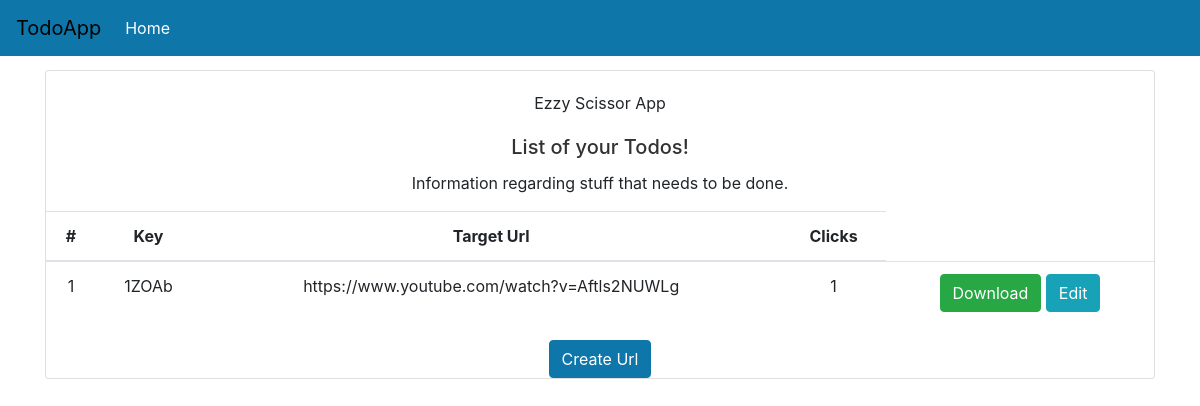
Before: / with the older database file.
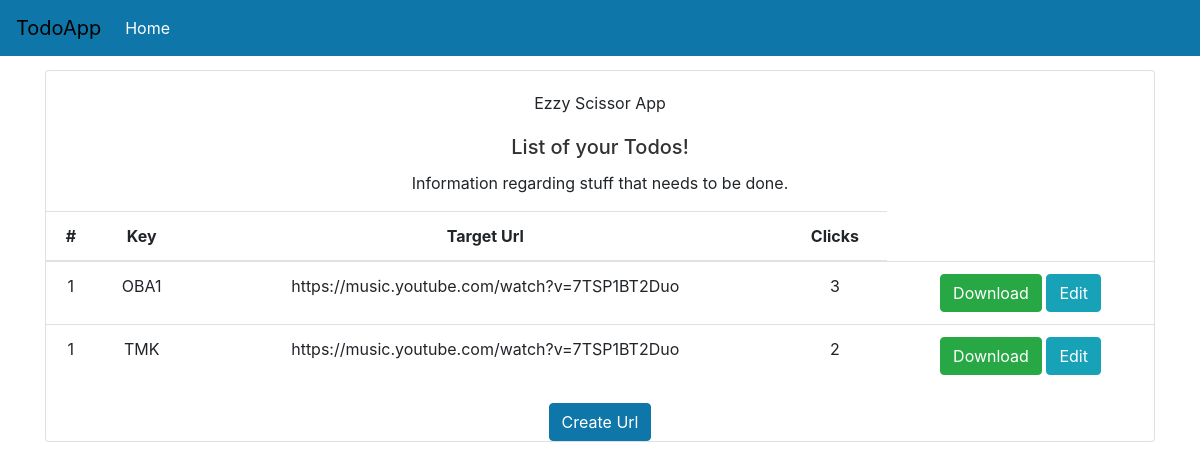
After: the same page with the newer database file.
### storage/model.py (models this page shows)
class URL(Base):
    __tablename__ = 'urls'
    id = Column(Integer, primary_key=True, index = True)
    target_url = Column(String, nullable= False)
    key = Column(String, nullable= False, unique=True)
    private_key = Column(String, nullable= False, unique=True)
    clicks = Column(Integer, default=0)
    is_active = Column(Boolean, default=True)
    date_created = Column(Date, nullable= False)
    qr_url = Column(String, nullable= True)
    owner_id = Column(Integer, ForeignKey("users.id"), default=0)
    owner = relationship("USER", back_populates = "urls")

### router/url.py (the view)
@router.get("/", response_class = HTMLResponse)
async def read_all_by_user(
    request:Request,
    db:Session=Depends(database.get_db)
):
    urls = db.query(model.URL).all()
    return templates.TemplateResponse("home.html", {"request": request, "urls": urls})

### templates/home.html (shortened to what this page needs)
{% include 'layout.html' %}
<div class="container">
    <div class="card text-center">
        <div class="card-body">
            Ezzy Scissor App
        </div>
        <div>
            <h5 class="card-title">List of your Todos!</h5>
            <p class="card-text">Information regarding stuff that needs to be done.</p>
            <table class="table table-hover">
                <thead>
                    <tr>
                        <th scope="col">#</th>
                        <th scope="col">Key</th>
                        <th scope="col">Target Url</th>
                        <th scope="col">Clicks</th>
                    </tr>
                </thead>
                <tbody>
                    {% for url in urls %}
                    <tr class="pointer">
                        <td>1</td>
                        <td>{{url.key}}</td>
                        <td>{{url.target_url}}</td>
                        <td>{{url.clicks}}</td>
                        <td>
                            <button type="button" class="btn btn-success">Download</button>
                            <button type="button" class="btn btn-info">Edit</button>
                        </td>
                    </tr>
                    {% endfor %}
                </tbody>
            </table>
            <a href="#" class="btn btn-primary">Create Url</a>
        </div>
    </div>
</div>

### templates/layout.html (shortened to what this page needs)
<!DOCTYPE html>
<html lang="en">
<head>
    <link rel="stylesheet" type="text/css" href="{{ url_for('static', path='/css/base.css') }}">
    <link rel="stylesheet" type="text/css" href="{{ url_for('static', path='/css/bootstrap.css') }}">
</head>
<body>
    {% include "navbar.html" %}
</body>
</html>

### templates/navbar.html (shortened to what this page needs)
<div>
    <nav class="navbar navbar-expand-md navbar-dark main-color fixed-top">
        <a class="navbar-brand" href="#">TodoApp</a>
        <div class="collapse navbar-collapse" id="navbarNav">
            <ul class="navbar-nav">
                <li class="nav-item active">
                    <a class="nav-link" href="url_for">Home</a>
                </li>
            </ul>
        </div>
    </nav>
</div>

### static/css/base.css (style rules this page uses)
body { background: #000000; color: #33333a; padding-top: 70px; }
h1, h2, h3, h4, h5, h6 { color: #323232; }
.main-color { background-color: #0e76a8 ; }

Changed rows visible on the page:
changed URL: key "1ZOAb" → "OBA1"; target_url "https://www.youtube.com/watch?v=Aftls2NUWLg" → "https://music.youtube.com/watch?v=7TSP1BT2Duo"; clicks "1" → "3"
added URL: key "TMK", target_url "https://music.youtube.com/watch?v=7TSP1BT2Duo", clicks "2"
